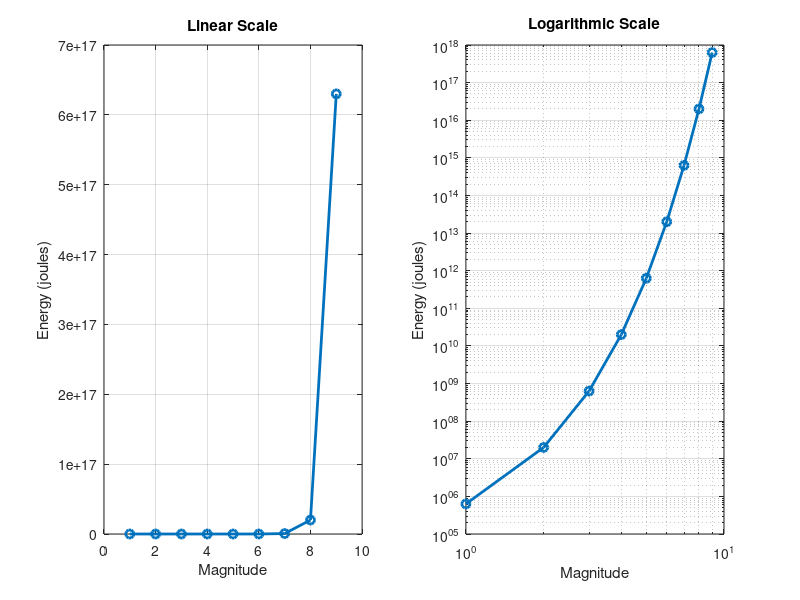

The MATLAB script that drew this image: (Note: this script raises an error after producing the figure.)
% Define earthquake magnitude and energy data
magnitude = [1, 2, 3, 4, 5, 6, 7, 8, 9];
energy = [6.3e5, 2e7, 6.3e8, 2e10, 6.3e11, 2e13, 6.3e14, 2e16, 6.3e17];

% Create linear graph
subplot(1,2,1); 
plot(magnitude, energy, 'o-', 'LineWidth', 2);
grid on;
title('Linear Scale');
xlabel('Magnitude');
ylabel('Energy (joules)');

% Create logarithmic graph
subplot(1,2,2);
loglog(magnitude, energy, 'o-', 'LineWidth', 2);
grid on;
title('Logarithmic Scale');
xlabel('Magnitude');
ylabel('Energy (joules)');

% Adjust subplot layout
sgtitle('Comparison of Linear and Logarithmic Graphs'); % Changed suptitle to sgtitle
set(gcf, 'Position', [100 100 1000 400]);
